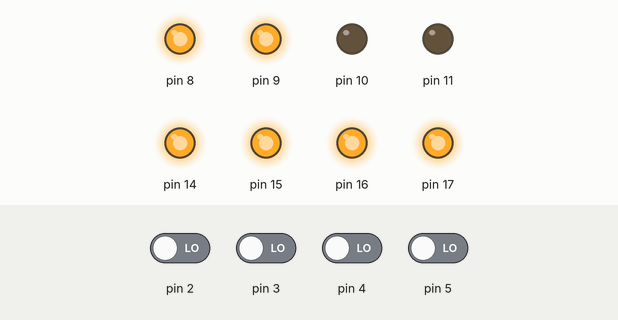
Simulated run of this sketch. Board: Arduino Uno, built with avr-gcc and run on an emulated ATmega328P. On the bench: output pins drawn as LEDs (lit = HIGH). The test bench sets the inputs (shaded band); at power-on: pin 2–5 LOW. What the sketch prints to the serial monitor is not drawn.

Above: at 1.2 s.
1.3 s: pin 2 driven HIGH
At 2.3 s:
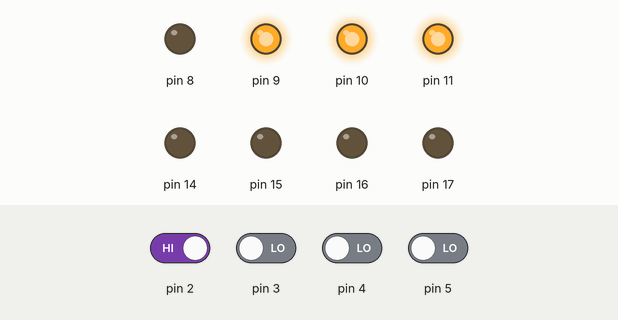
2.8 s: pin 4 driven HIGH
At 3.5 s:
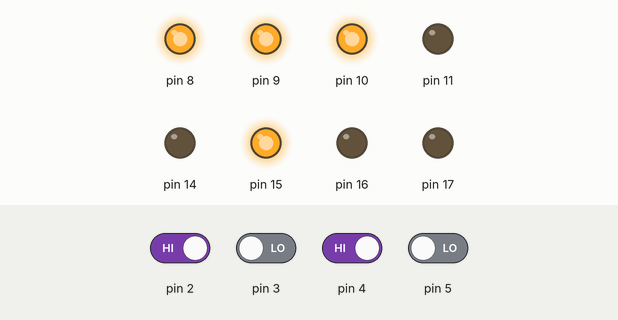
4.3 s: pin 3 driven HIGH
At 5.5 s:
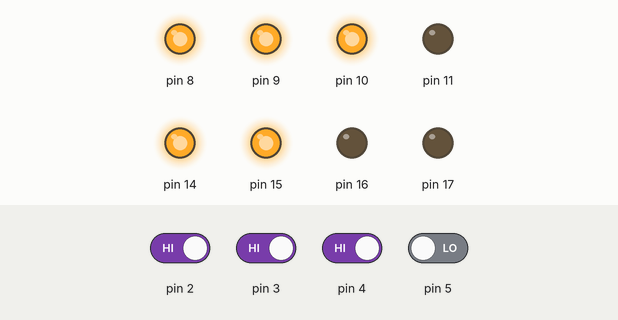
5.8 s: pin 5 driven HIGH
At 6.9 s:
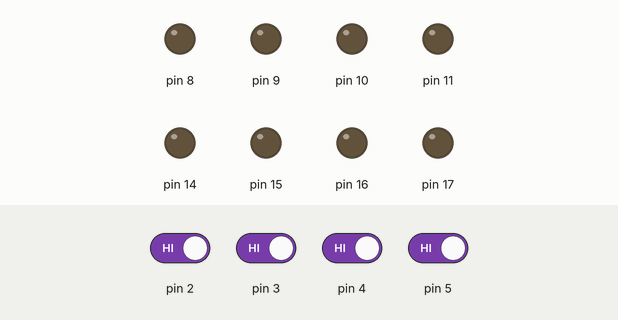
7.3 s: pin 4 driven LOW
At 8.2 s:
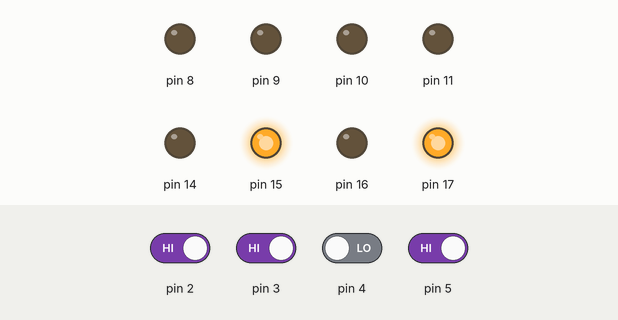
8.8 s: pin 2 driven LOW
At 9.2 s:
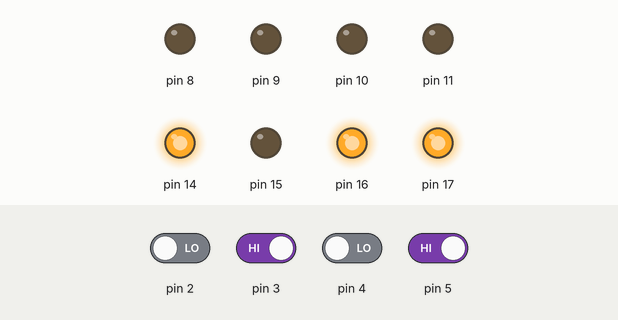
Timing chart, 0 to 11.3 s (numbered marks = the images above; inputs shaded):
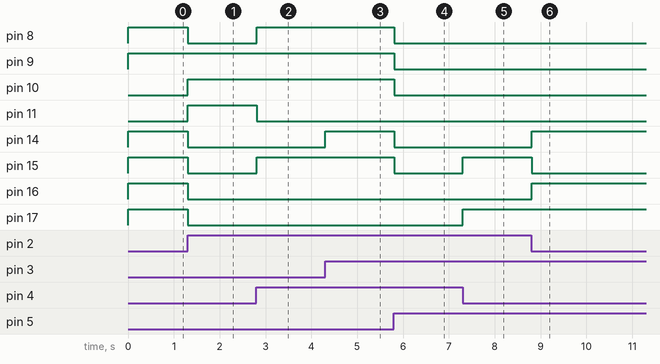

The sketch:

check_jnc.ino
```cpp
unsigned char rom[] = {
  // JNC命令の確認
  B00111111, // MOV A, 1111
  B11100000, // JNC(C=1): ジャンプしないことを確認
  B00111010, // MOV A, 1010: Aレジスタが1010になり、キャリーはゼロに
  B11100000, // JNC(C=0)
};

void setup() {
  Serial.begin(9600);
  DDRB = DDRB | B00001111;
  DDRC = DDRC | B00001111;
}

void loop() {
  // アドレス入力 D5 D4 D3 D2 番ピン（右が最下位ビット）
  // データ出力   D11 D10 D9 D8 A3 A2 A1 A0 番ピン（右が最下位ビット）
  unsigned char addr = (PIND & B00111100)>>2;
  Serial.println(addr);

  PORTC = (PORTC & B11110000) | (rom[addr] & B00001111);
  PORTB = (PORTB & B11110000) | ((rom[addr] & B11110000)>>4);
}
```

Measured:
- after the input at 1.3 s, pin 8, pin 14–17: HIGH → LOW at once; pin 10, pin 11: LOW → HIGH at once
- after the input at 2.8 s, pin 8, pin 15: LOW → HIGH at once; pin 11: HIGH → LOW at once
- after the input at 4.3 s, pin 14: LOW → HIGH at once
- after the input at 5.8 s, pin 8–10, pin 14, pin 15: HIGH → LOW at once
- after the input at 7.3 s, pin 15, pin 17: LOW → HIGH at once
- after the input at 8.8 s, pin 14, pin 16: LOW → HIGH at once; pin 15: HIGH → LOW at once
